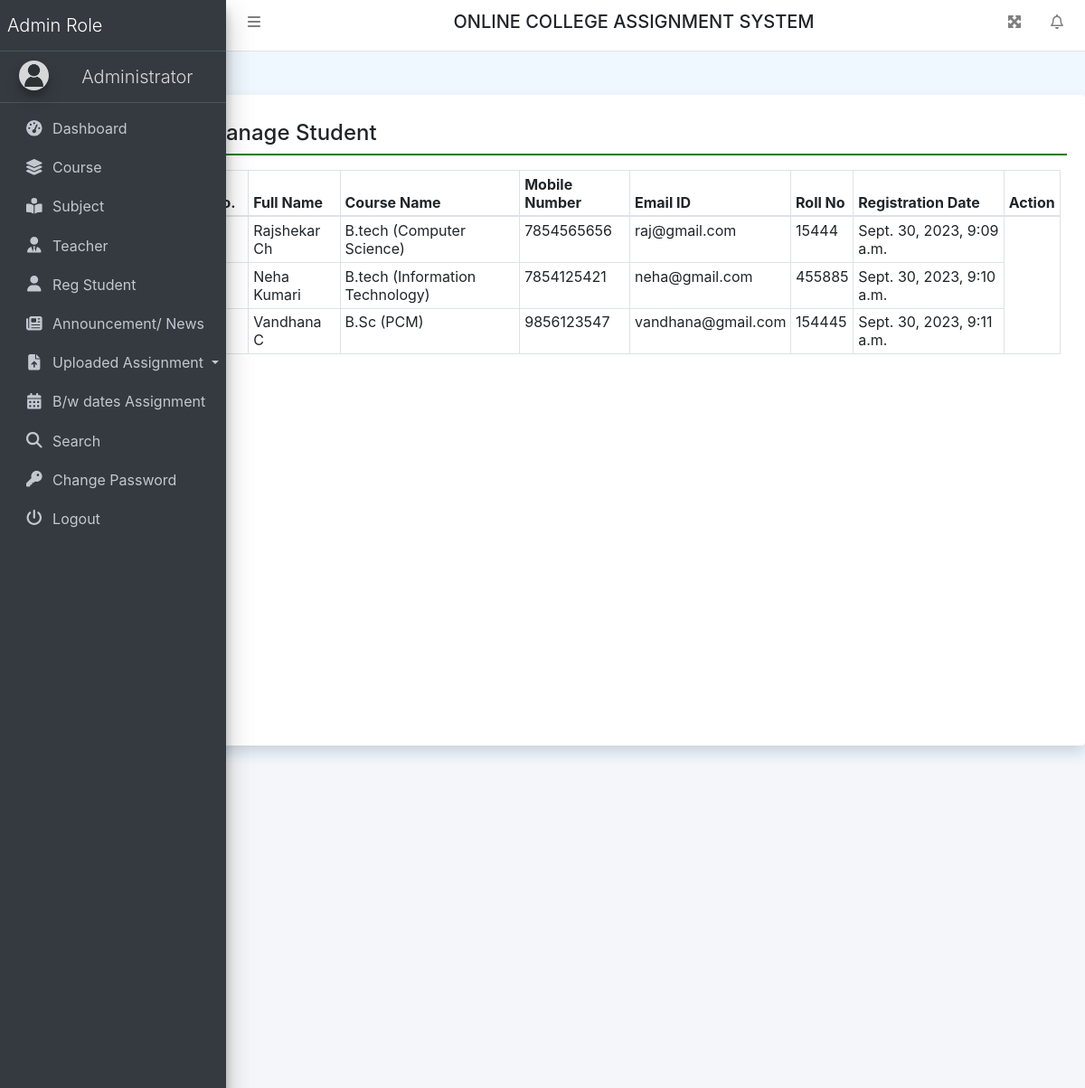
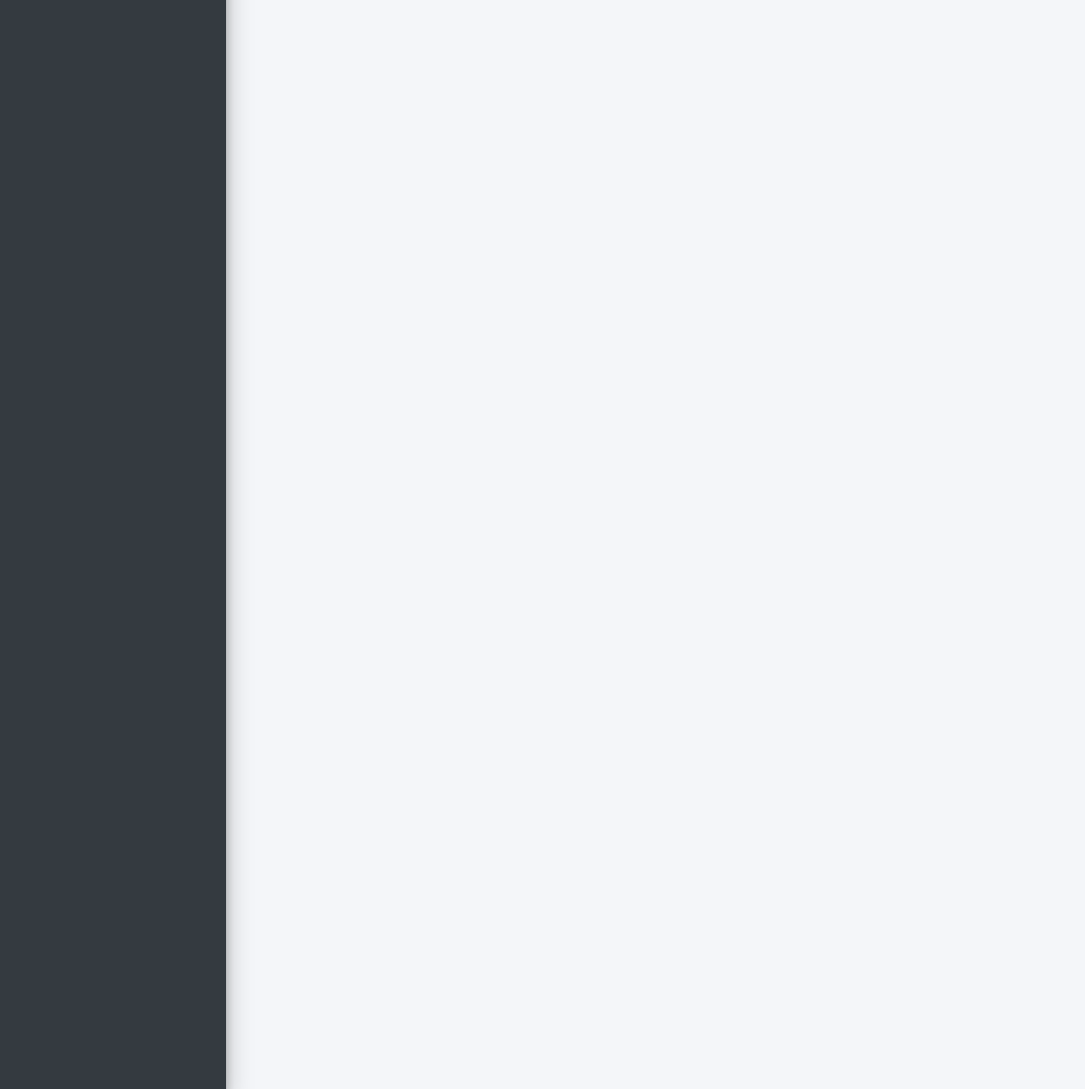
The app's page /regUser (signed in) with its own data (2 pictures, top to bottom).
### collegeAssignment/models.py (models this page shows, shortened)
class UserDetail(models.Model):
    user = models.ForeignKey(User, on_delete=models.CASCADE)
    MobileNumber = models.CharField(max_length=200, null=True)
    course = models.ForeignKey(Course, on_delete=models.CASCADE)
    RollNumber = models.CharField(max_length=200, null=True)
    RegDate = models.DateTimeField(auto_now_add=True)

class Course(models.Model):
    BranchName = models.CharField(max_length=150, null=True)
    CourseName = models.CharField(max_length=200, null=True)
    CreationDate = models.DateTimeField(auto_now_add=True)

### collegeAssignment/views.py (the view)
# urls.py: path('regUser', regUser, name='regUser'),
def regUser(request):
    if not request.user.is_authenticated:
        return redirect('admin_login')
    userDtls = UserDetail.objects.all()
    return render(request, 'regUser.html', locals())

### collegeAssignment/templates/regUser.html
{% extends 'header.html' %}
{% block main %}
<div class="card shadow mt-5 offset-2" style="min-height: 90vh">
    <div class="card-body">
        <h4 class="p-2" style="border-bottom: 2px solid green;">Manage
            Student</h4>
        <div class="container-fluid mt-3">
            <table class="table table-bordered table-sm">
                <thead>
                <tr>
                    <th>S No.</th>
                    <th>Full Name</th>
                    <th>Course Name</th>
                    <th>Mobile Number</th>
                    <th>Email ID</th>
                    <th>Roll No</th>
                    <th>Registration Date</th>
                    <th>Action</th>
                </tr>
                </thead>
                <tbody>
                {% for i in userDtls %}
                <tr>
                    <td>{{forloop.counter}}</td>
                    <td>{{i.user.first_name}} {{i.user.last_name}}</td>
                    <td>{{i.course.CourseName}} ({{i.course.BranchName}})</td>
                    <td>{{i.MobileNumber}}</td>
                    <td>{{i.user.username}}</td>
                    <td>{{i.RollNumber}}</td>
                    <td>{{i.RegDate}}</td>
                </tr>
                {% endfor %}
                </tbody>
            </table>
        </div>
    </div>
</div>
{% endblock %}

### collegeAssignment/templates/header.html (style rules this page uses)
body { background-color: aliceblue; }

### records on screen
UserDetail: user.first_name "Rajshekar", user.last_name "Ch", course.CourseName "B.tech", course.BranchName "Computer Science", MobileNumber "7854565656", user.username "raj@gmail.com", RollNumber "15444", RegDate "Sept. 30, 2023, 9:09 a.m."
UserDetail: user.first_name "Neha", user.last_name "Kumari", course.CourseName "B.tech", course.BranchName "Information Technology", MobileNumber "7854125421", user.username "neha@gmail.com", RollNumber "455885", RegDate "Sept. 30, 2023, 9:10 a.m."
UserDetail: user.first_name "Vandhana", user.last_name "C", course.CourseName "B.Sc", course.BranchName "PCM", MobileNumber "9856123547", user.username "vandhana@gmail.com", RollNumber "154445", RegDate "Sept. 30, 2023, 9:11 a.m."
